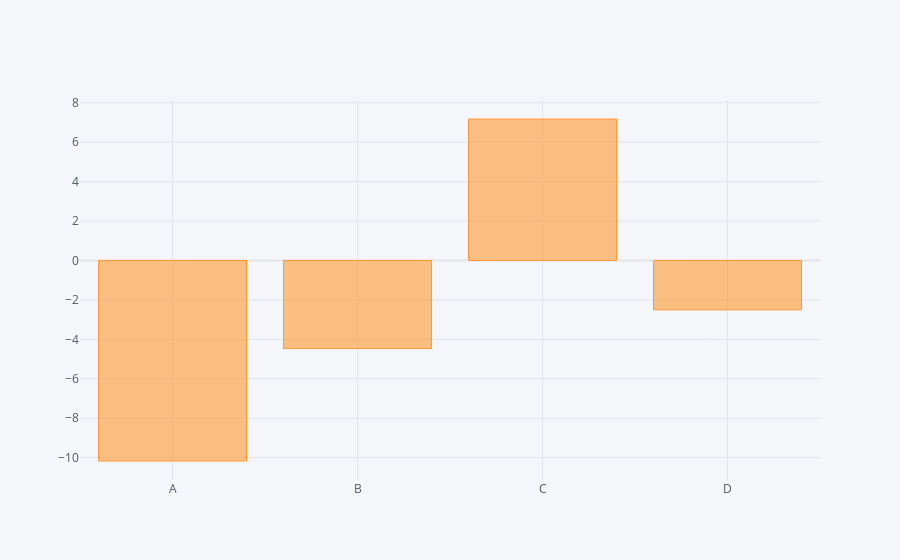

The code cell stored with this chart in its notebook:
### Code cell
df.sum().iplot(kind='bar')

### Figure 1 — Plotly figure (JSON) as saved in the notebook; plotly's stock layout.template omitted (floating-point values rounded to 4 significant figures)
{"data": [{"marker": {"color": "rgba(255, 153, 51, 0.6)", "line": {"color": "rgba(255, 153, 51, 1.0)", "width": 1}}, "name": "None", "orientation": "v", "text": "", "type": "bar", "x": ["A", "B", "C", "D"], "y": [-10.17, -4.465, 7.173, -2.504]}], "layout": {"legend": {"bgcolor": "#F5F6F9", "font": {"color": "#4D5663"}}, "paper_bgcolor": "#F5F6F9", "plot_bgcolor": "#F5F6F9", "title": {"font": {"color": "#4D5663"}}, "xaxis": {"gridcolor": "#E1E5ED", "showgrid": true, "tickfont": {"color": "#4D5663"}, "title": {"font": {"color": "#4D5663"}, "text": ""}, "zerolinecolor": "#E1E5ED"}, "yaxis": {"gridcolor": "#E1E5ED", "showgrid": true, "tickfont": {"color": "#4D5663"}, "title": {"font": {"color": "#4D5663"}, "text": ""}, "zerolinecolor": "#E1E5ED"}}}
